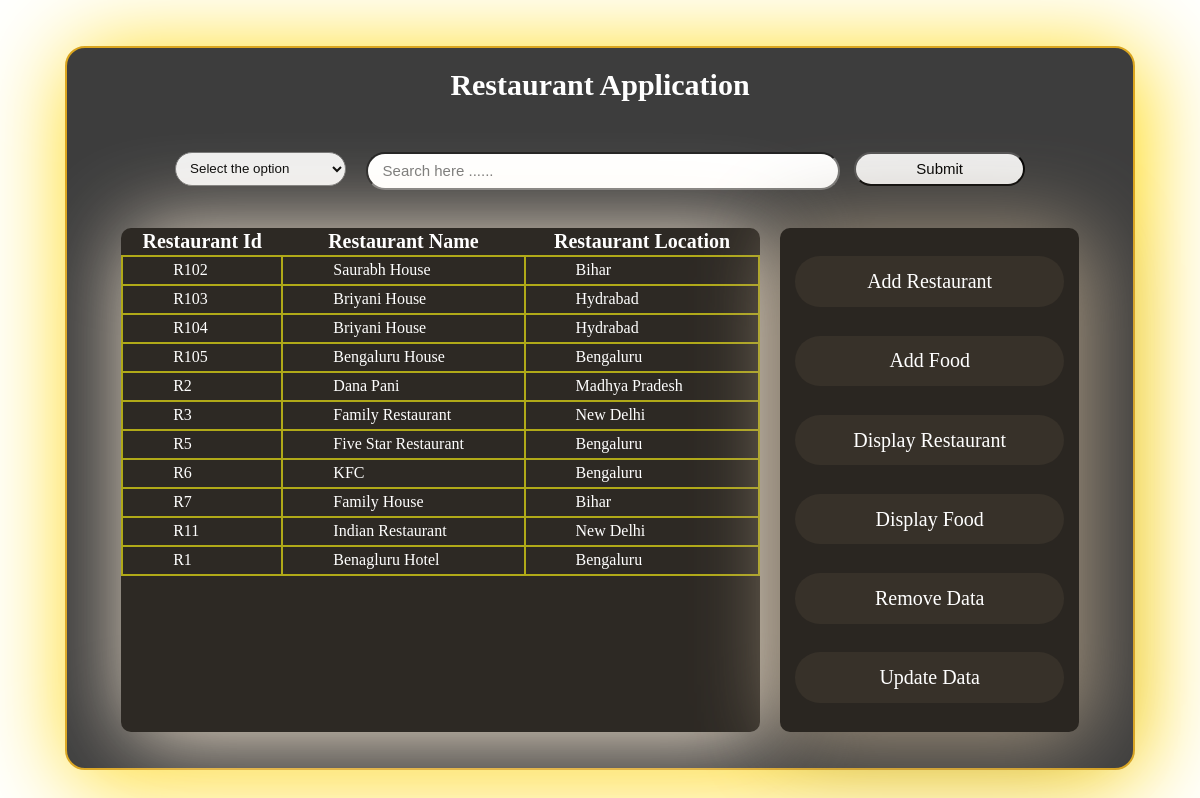
The page /displayres/ on the database as committed earlier.
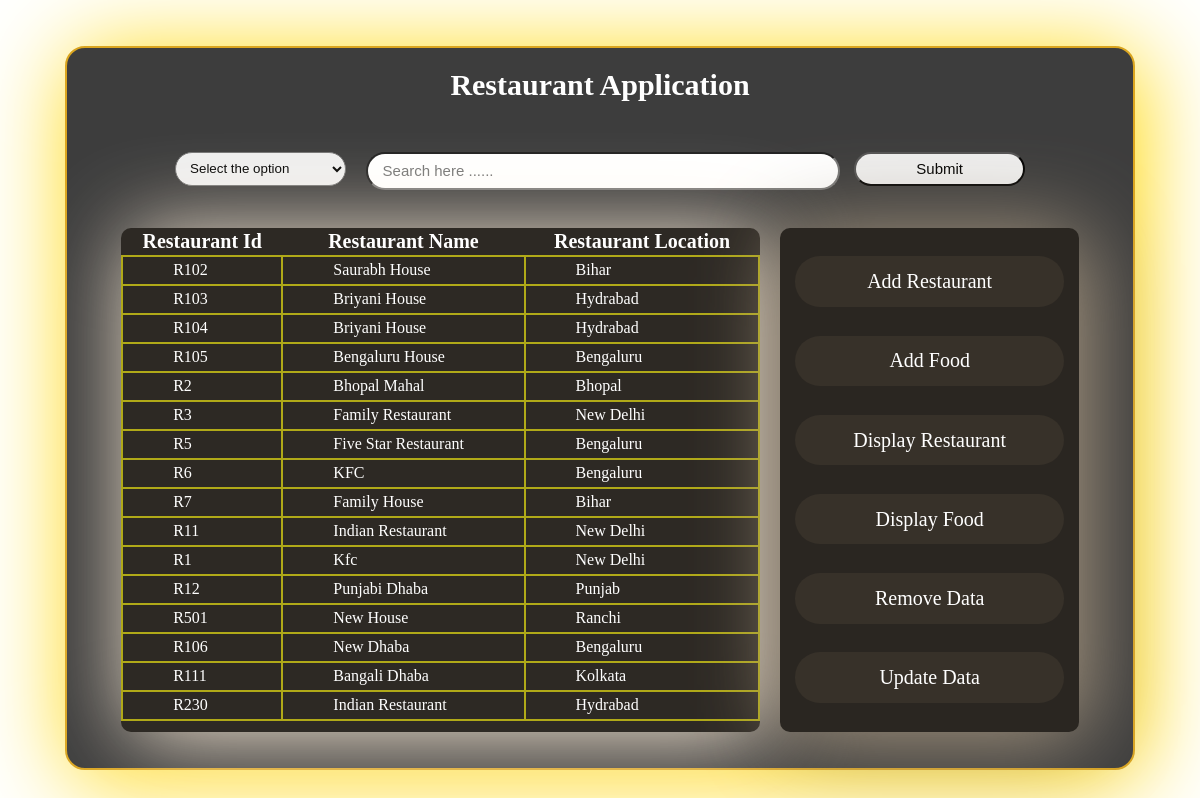
The same page on the database as committed later.
### application/models.py (models this page shows, shortened)
class Restaurant(models.Model):
    resId = models.CharField(max_length=20, primary_key=True)
    resName = models.CharField(max_length=50)
    resLocation=models.CharField(max_length=50)

### application/views.py (the view)
# urls.py: path('displayres/', views.displayres, name='displayres'),
def displayres(request):
    title="Restaurant List"
    locations = Restaurant.objects.values('resLocation').distinct()
    resdata=Restaurant.objects.all()
    col1="Restaurant Id"
    col2="Restaurant Name"
    col3="Restaurant Location"
    return render(request, 'display.html', {'locations':locations,'resdata':resdata, 'col1':col1, 'col2':col2, 'col3':col3, 'title':title})

### templates/display.html (shortened to what this page needs)
{% load static %}
<!DOCTYPE html>
<html lang="en">
<head>
    <link rel="stylesheet" href="{% static 'css/style.css'%}">
</head>
<body>
    <section1>
        <div class="sec1div">
            <div class="heading">
                <h1>Restaurant Application</h1>
            </div>
            <div class="searchdiv">
                <form action="../search/" method="POST">
                    <select name="option" id="opt">
                        <option value="None">Select the option</option>
                    </select>
                    <div id="inputCont">
                        <input type="text" id="searchinp" name="searchinp" placeholder="Search here ......">
                    </div>
                    <button>Submit</button>
                </form>
            </div>
            <div class="sec1div2">
                <div class="sec1div2left">
                    <div class="tabledata">
                        <table>
                            {% if resdata %}
                            <thead>
                                <tr >
                                    <th>{{col1}} </th>
                                    <th>{{col2}}</th>
                                    <th>{{col3}}</th>
                                </tr>
                            </thead>
                            {% for res in resdata  %}
                            <tr >
                                <td>{{res.resId}}</td>
                                <td>{{res.resName}}</td>
                                <td>{{res.resLocation}}</td>
                            </tr>
                            {% endfor %}
                            {% endif %}
                        </table>
                    </div>
                </div>
                <div class="sec1div2right">
                    <a href="../addrestaurant" class="linka"><div class="link">Add Restaurant</div></a>
                    <a href="../addfood/" class="linka"><div class="link">Add Food</div></a>
                    <a href="../displayres/" class="linka"><div class="link">Display Restaurant</div></a>
                    <a href="../displayfood/" class="linka"><div class="link">Display Food</div></a>
                    <a href="../delete/" class="linka"><div class="link">Remove Data</div></a>
                    <a href="../update/" class="linka"><div class="link">Update Data</div></a>
                </div>
            </div>
        </div>
    </section1>
</body>
</html>

### static/css/style.css (style rules this page uses)
section1 { height: 100vh; width: 100%; display: flex; align-items: center; justify-content: center; }
.sec1div { height: 90%; width: 90%; border: 2px solid goldenrod; background-color: rgb(61, 61, 61); border-radius: 20px; box-shadow: 6px 8px 95px gold; }
.heading { height:10%; }
.heading h1 { font-size:30px; color: white; text-align: center; }
.searchdiv { height: 8%; width: 100%; display: flex; align-items: center; justify-content: center; }
form { height:100%; width: 80%; display: flex; align-items: center; justify-content: center; gap: 20px; }
form select { height: 60%; width: 20%; border-radius: 25px; padding: 0px 10px 0px 10px; cursor: pointer; }
form #inputCont { height: 60%; width: 55%; }
form input { height:100%; width: 95%; font-size: 15px; border-radius: 25px; padding: 0px 10px 0px 15px; }
form button { height: 60%; width: 20%; border-radius: 25px; padding: 0px 10px 0px 10px; cursor: pointer; font-size: 15px; }
.sec1div2 { height: 70% ; width: 100%; display: flex; align-items: center; justify-content: center; gap: 20px; margin: 30px 0 0 0; }
.sec1div2left { height: 100%; width: 60%; background-color: rgb(45, 41, 36); box-shadow: 8px 5px 90px antiquewhite; border-radius: 10px; }
table { width: 100%; color: white; border-collapse: collapse; }
th { height: 25px; font-size: 20px; }
td { height: 25px; border: 2px solid rgb(176, 169, 24); text-align: left; padding-left: 50px; }
tr { text-align: center; margin: 2px 0 0 0; height: 25px; }
.sec1div2right { height: 100%; width: 28%; background-color: rgb(42, 38, 33); box-shadow: 8px 5px 90px rgb(174, 157, 133); border-radius: 10px; display: flex; flex-direction: column; align-items: center; justify-content: space-evenly; }
.linka { height: 10%; width: 90%; font-size: 20px; color: white; text-decoration: none; background-color: rgb(55, 49, 41); display: flex; align-items: center; justify-content: center; border-radius: 25px; }
.tabledata { height: 100%; width: 100%; overflow: scroll; }

Rows that differ between the two databases and show on the page:
changed Restaurant "R2": resName "Dana Pani" → "Bhopal Mahal"; resLocation "Madhya Pradesh" → "Bhopal"
changed Restaurant "R1": resName "Benagluru Hotel" → "Kfc"; resLocation "Bengaluru" → "New Delhi"
added Restaurant: resId "R12", resName "Punjabi Dhaba", resLocation "Punjab"
added Restaurant: resId "R501", resName "New House", resLocation "Ranchi"
added Restaurant: resId "R106", resName "New Dhaba", resLocation "Bengaluru"
added Restaurant: resId "R111", resName "Bangali Dhaba", resLocation "Kolkata"
added Restaurant: resId "R230", resName "Indian Restaurant", resLocation "Hydrabad"
